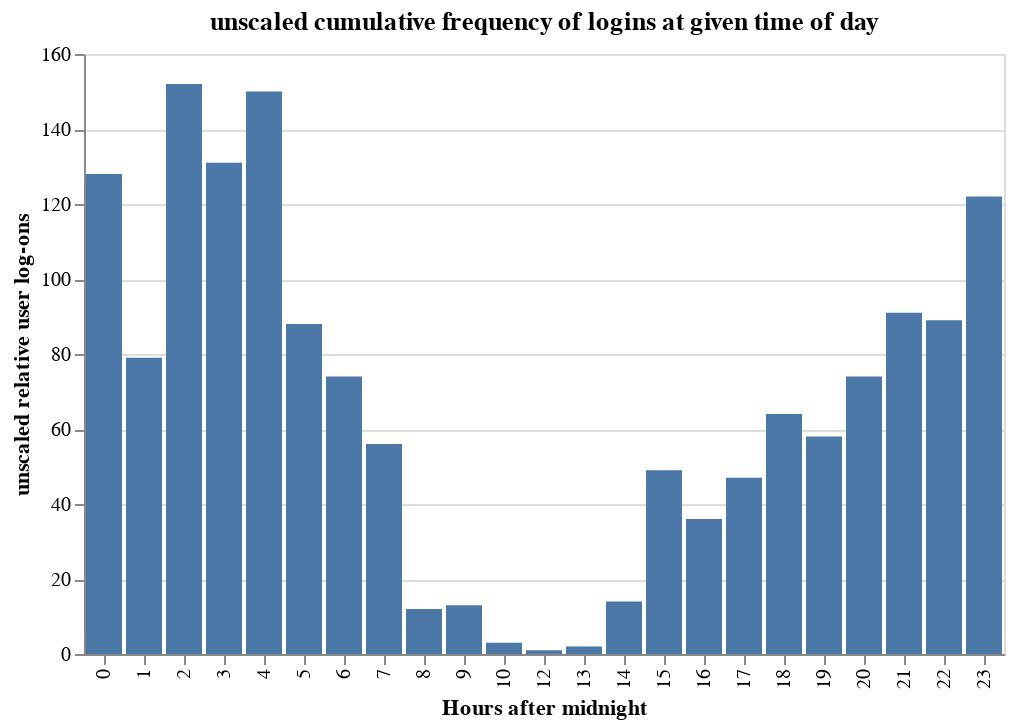

Here is the notebook cell this chart was saved with:
### Markdown cell above
the visualization shows that the vast majority of players only played on the server once in the duration of the study. This tells us that it is impractical to predict their activity on a per-user basis.

### Code cell
hours = alt.Chart(sesh).mark_bar().encode(
    x=alt.X("start_hr_of_day:O",title="Hours after midnight"),
    y=alt.Y("count()",title="unscaled relative user log-ons")
).properties(
    title="unscaled cumulative frequency of logins at given time of day"
)
hours

### Figure 1 — Vega-Lite specification as saved in the notebook (floating-point values rounded to 4 significant figures; data arrays with more than 128 entries replaced by an {"elided": "..."} marker saying what was removed)
{"config": {"view": {"continuousWidth": 300, "continuousHeight": 300}}, "data": {"name": "data-bab363ca0c8f0b300a1f34e43333e07f"}, "mark": {"type": "bar"}, "encoding": {"x": {"field": "start_hr_of_day", "title": "Hours after midnight", "type": "ordinal"}, "y": {"aggregate": "count", "title": "unscaled relative user log-ons", "type": "quantitative"}}, "title": "unscaled cumulative frequency of logins at given time of day", "$schema": "https://vega.github.io/schema/vega-lite/v5.20.1.json", "datasets": {"data-bab363ca0c8f0b300a1f34e43333e07f": {"elided": "1533 records"}}}
